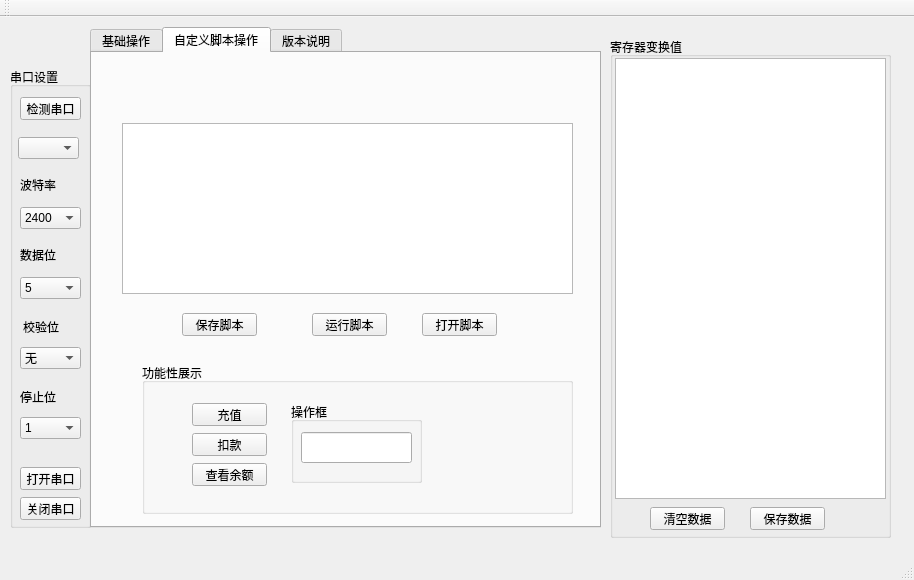
<?xml version="1.0" encoding="UTF-8"?>
<ui version="4.0">
 <class>RFID</class>
 <widget class="QMainWindow" name="RFID">
  <property name="geometry">
   <rect>
    <x>0</x>
    <y>0</y>
    <width>914</width>
    <height>580</height>
   </rect>
  </property>
  <property name="windowTitle">
   <string>RFID</string>
  </property>
  <widget class="QWidget" name="centralWidget">
   <widget class="QGroupBox" name="groupBox">
    <property name="geometry">
     <rect>
      <x>10</x>
      <y>50</y>
      <width>81</width>
      <height>461</height>
     </rect>
    </property>
    <property name="title">
     <string>串口设置</string>
    </property>
    <widget class="QPushButton" name="check_Button">
     <property name="geometry">
      <rect>
       <x>10</x>
       <y>30</y>
       <width>61</width>
       <height>23</height>
      </rect>
     </property>
     <property name="text">
      <string>检测串口</string>
     </property>
    </widget>
    <widget class="QComboBox" name="portBox">
     <property name="geometry">
      <rect>
       <x>8</x>
       <y>70</y>
       <width>61</width>
       <height>22</height>
      </rect>
     </property>
    </widget>
    <widget class="QLabel" name="label">
     <property name="geometry">
      <rect>
       <x>10</x>
       <y>110</y>
       <width>51</width>
       <height>16</height>
      </rect>
     </property>
     <property name="text">
      <string>波特率</string>
     </property>
    </widget>
    <widget class="QComboBox" name="baudRateBox">
     <property name="geometry">
      <rect>
       <x>10</x>
       <y>140</y>
       <width>61</width>
       <height>22</height>
      </rect>
     </property>
     <item>
      <property name="text">
       <string>2400</string>
      </property>
     </item>
     <item>
      <property name="text">
       <string>4800</string>
      </property>
     </item>
     <item>
      <property name="text">
       <string>9600</string>
      </property>
     </item>
     <item>
      <property name="text">
       <string>14400</string>
      </property>
     </item>
     <item>
      <property name="text">
       <string>19200</string>
      </property>
     </item>
     <item>
      <property name="text">
       <string>57600</string>
      </property>
     </item>
    </widget>
    <widget class="QLabel" name="label_2">
     <property name="geometry">
      <rect>
       <x>10</x>
       <y>180</y>
       <width>51</width>
       <height>16</height>
      </rect>
     </property>
     <property name="text">
      <string>数据位</string>
     </property>
    </widget>
    <widget class="QComboBox" name="dataBitsBox">
     <property name="geometry">
      <rect>
       <x>10</x>
       <y>210</y>
       <width>61</width>
       <height>22</height>
      </rect>
     </property>
     <item>
      <property name="text">
       <string>5</string>
      </property>
     </item>
     <item>
      <property name="text">
       <string>6</string>
      </property>
     </item>
     <item>
      <property name="text">
       <string>7</string>
      </property>
     </item>
     <item>
      <property name="text">
       <string>8</string>
      </property>
     </item>
    </widget>
    <widget class="QLabel" name="label_3">
     <property name="geometry">
      <rect>
       <x>13</x>
       <y>250</y>
       <width>51</width>
       <height>20</height>
      </rect>
     </property>
     <property name="text">
      <string>校验位</string>
     </property>
    </widget>
    <widget class="QComboBox" name="parityBox">
     <property name="geometry">
      <rect>
       <x>10</x>
       <y>280</y>
       <width>61</width>
       <height>22</height>
      </rect>
     </property>
     <item>
      <property name="text">
       <string>无</string>
      </property>
     </item>
     <item>
      <property name="text">
       <string>奇</string>
      </property>
     </item>
     <item>
      <property name="text">
       <string>偶</string>
      </property>
     </item>
    </widget>
    <widget class="QLabel" name="label_4">
     <property name="geometry">
      <rect>
       <x>10</x>
       <y>320</y>
       <width>51</width>
       <height>20</height>
      </rect>
     </property>
     <property name="text">
      <string>停止位</string>
     </property>
    </widget>
    <widget class="QComboBox" name="stopBitsBox">
     <property name="geometry">
      <rect>
       <x>10</x>
       <y>350</y>
       <width>61</width>
       <height>22</height>
      </rect>
     </property>
     <item>
      <property name="text">
       <string>1</string>
      </property>
     </item>
     <item>
      <property name="text">
       <string>2</string>
      </property>
     </item>
    </widget>
    <widget class="QPushButton" name="open_Button">
     <property name="geometry">
      <rect>
       <x>10</x>
       <y>400</y>
       <width>61</width>
       <height>23</height>
      </rect>
     </property>
     <property name="text">
      <string>打开串口</string>
     </property>
    </widget>
    <widget class="QPushButton" name="close_Button">
     <property name="geometry">
      <rect>
       <x>10</x>
       <y>430</y>
       <width>61</width>
       <height>23</height>
      </rect>
     </property>
     <property name="text">
      <string>关闭串口</string>
     </property>
    </widget>
   </widget>
   <widget class="QGroupBox" name="groupBox_5">
    <property name="geometry">
     <rect>
      <x>610</x>
      <y>20</y>
      <width>281</width>
      <height>501</height>
     </rect>
    </property>
    <property name="title">
     <string>寄存器变换值</string>
    </property>
    <widget class="QTextBrowser" name="regDisplay">
     <property name="geometry">
      <rect>
       <x>5</x>
       <y>21</y>
       <width>271</width>
       <height>441</height>
      </rect>
     </property>
    </widget>
    <widget class="QPushButton" name="clearDate">
     <property name="geometry">
      <rect>
       <x>40</x>
       <y>470</y>
       <width>75</width>
       <height>23</height>
      </rect>
     </property>
     <property name="text">
      <string>清空数据</string>
     </property>
    </widget>
    <widget class="QPushButton" name="saveDate">
     <property name="geometry">
      <rect>
       <x>140</x>
       <y>470</y>
       <width>75</width>
       <height>23</height>
      </rect>
     </property>
     <property name="text">
      <string>保存数据</string>
     </property>
    </widget>
   </widget>
   <widget class="QTabWidget" name="tabWidget">
    <property name="geometry">
     <rect>
      <x>90</x>
      <y>10</y>
      <width>511</width>
      <height>501</height>
     </rect>
    </property>
    <property name="currentIndex">
     <number>1</number>
    </property>
    <widget class="QWidget" name="tab">
     <attribute name="title">
      <string>基础操作</string>
     </attribute>
     <widget class="QGroupBox" name="groupBox_4">
      <property name="geometry">
       <rect>
        <x>10</x>
        <y>220</y>
        <width>461</width>
        <height>141</height>
       </rect>
      </property>
      <property name="title">
       <string>写 数 据</string>
      </property>
      <widget class="QLabel" name="label_8">
       <property name="geometry">
        <rect>
         <x>10</x>
         <y>20</y>
         <width>91</width>
         <height>16</height>
        </rect>
       </property>
       <property name="text">
        <string>块地址（01-3F）</string>
       </property>
      </widget>
      <widget class="QLabel" name="label_9">
       <property name="geometry">
        <rect>
         <x>10</x>
         <y>50</y>
         <width>91</width>
         <height>16</height>
        </rect>
       </property>
       <property name="text">
        <string>密    钥    A</string>
       </property>
      </widget>
      <widget class="QLabel" name="label_10">
       <property name="geometry">
        <rect>
         <x>10</x>
         <y>80</y>
         <width>81</width>
         <height>21</height>
        </rect>
       </property>
       <property name="text">
        <string>数         据</string>
       </property>
      </widget>
      <widget class="QLineEdit" name="address2">
       <property name="geometry">
        <rect>
         <x>110</x>
         <y>20</y>
         <width>41</width>
         <height>20</height>
        </rect>
       </property>
      </widget>
      <widget class="QLineEdit" name="keyA1_2">
       <property name="geometry">
        <rect>
         <x>110</x>
         <y>50</y>
         <width>31</width>
         <height>20</height>
        </rect>
       </property>
      </widget>
      <widget class="QLineEdit" name="keyA2_2">
       <property name="geometry">
        <rect>
         <x>140</x>
         <y>50</y>
         <width>31</width>
         <height>20</height>
        </rect>
       </property>
      </widget>
      <widget class="QLineEdit" name="keyA3_2">
       <property name="geometry">
        <rect>
         <x>170</x>
         <y>50</y>
         <width>31</width>
         <height>20</height>
        </rect>
       </property>
      </widget>
      <widget class="QLineEdit" name="keyA4_2">
       <property name="geometry">
        <rect>
         <x>200</x>
         <y>50</y>
         <width>31</width>
         <height>20</height>
        </rect>
       </property>
      </widget>
      <widget class="QLineEdit" name="keyA5_2">
       <property name="geometry">
        <rect>
         <x>230</x>
         <y>50</y>
         <width>31</width>
         <height>20</height>
        </rect>
       </property>
      </widget>
      <widget class="QLineEdit" name="keyA6_2">
       <property name="geometry">
        <rect>
         <x>260</x>
         <y>50</y>
         <width>31</width>
         <height>21</height>
        </rect>
       </property>
      </widget>
      <widget class="QLineEdit" name="wData1">
       <property name="geometry">
        <rect>
         <x>110</x>
         <y>80</y>
         <width>21</width>
         <height>20</height>
        </rect>
       </property>
      </widget>
      <widget class="QLineEdit" name="wData4">
       <property name="geometry">
        <rect>
         <x>170</x>
         <y>80</y>
         <width>21</width>
         <height>20</height>
        </rect>
       </property>
      </widget>
      <widget class="QLineEdit" name="wData3">
       <property name="geometry">
        <rect>
         <x>150</x>
         <y>80</y>
         <width>21</width>
         <height>20</height>
        </rect>
       </property>
      </widget>
      <widget class="QLineEdit" name="wData5">
       <property name="geometry">
        <rect>
         <x>190</x>
         <y>80</y>
         <width>21</width>
         <height>20</height>
        </rect>
       </property>
      </widget>
      <widget class="QLineEdit" name="wData2">
       <property name="geometry">
        <rect>
         <x>130</x>
         <y>80</y>
         <width>21</width>
         <height>20</height>
        </rect>
       </property>
      </widget>
      <widget class="QLineEdit" name="wData6">
       <property name="geometry">
        <rect>
         <x>210</x>
         <y>80</y>
         <width>21</width>
         <height>20</height>
        </rect>
       </property>
      </widget>
      <widget class="QLineEdit" name="wData8">
       <property name="geometry">
        <rect>
         <x>250</x>
         <y>80</y>
         <width>21</width>
         <height>20</height>
        </rect>
       </property>
      </widget>
      <widget class="QLineEdit" name="wData11">
       <property name="geometry">
        <rect>
         <x>310</x>
         <y>80</y>
         <width>21</width>
         <height>20</height>
        </rect>
       </property>
      </widget>
      <widget class="QLineEdit" name="wData10">
       <property name="geometry">
        <rect>
         <x>290</x>
         <y>80</y>
         <width>21</width>
         <height>20</height>
        </rect>
       </property>
      </widget>
      <widget class="QLineEdit" name="wData12">
       <property name="geometry">
        <rect>
         <x>330</x>
         <y>80</y>
         <width>21</width>
         <height>20</height>
        </rect>
       </property>
      </widget>
      <widget class="QLineEdit" name="wData7">
       <property name="geometry">
        <rect>
         <x>230</x>
         <y>80</y>
         <width>21</width>
         <height>20</height>
        </rect>
       </property>
      </widget>
      <widget class="QLineEdit" name="wData9">
       <property name="geometry">
        <rect>
         <x>270</x>
         <y>80</y>
         <width>21</width>
         <height>20</height>
        </rect>
       </property>
      </widget>
      <widget class="QLineEdit" name="wData16">
       <property name="geometry">
        <rect>
         <x>410</x>
         <y>80</y>
         <width>21</width>
         <height>20</height>
        </rect>
       </property>
      </widget>
      <widget class="QLineEdit" name="wData14">
       <property name="geometry">
        <rect>
         <x>370</x>
         <y>80</y>
         <width>21</width>
         <height>20</height>
        </rect>
       </property>
      </widget>
      <widget class="QLineEdit" name="wData15">
       <property name="geometry">
        <rect>
         <x>390</x>
         <y>80</y>
         <width>21</width>
         <height>20</height>
        </rect>
       </property>
      </widget>
      <widget class="QLineEdit" name="wData13">
       <property name="geometry">
        <rect>
         <x>350</x>
         <y>80</y>
         <width>21</width>
         <height>20</height>
        </rect>
       </property>
      </widget>
      <widget class="QPushButton" name="writeData_Button">
       <property name="geometry">
        <rect>
         <x>10</x>
         <y>110</y>
         <width>75</width>
         <height>23</height>
        </rect>
       </property>
       <property name="text">
        <string>写数据</string>
       </property>
      </widget>
      <widget class="QLabel" name="label_11">
       <property name="geometry">
        <rect>
         <x>170</x>
         <y>20</y>
         <width>161</width>
         <height>16</height>
        </rect>
       </property>
       <property name="text">
        <string>（不包括：03+4*i,i[1,15]）</string>
       </property>
      </widget>
     </widget>
     <widget class="QGroupBox" name="groupBox_3">
      <property name="geometry">
       <rect>
        <x>10</x>
        <y>70</y>
        <width>461</width>
        <height>141</height>
       </rect>
      </property>
      <property name="title">
       <string>读 数 据</string>
      </property>
      <widget class="QLabel" name="label_5">
       <property name="geometry">
        <rect>
         <x>10</x>
         <y>20</y>
         <width>91</width>
         <height>16</height>
        </rect>
       </property>
       <property name="text">
        <string>块地址（00-3F）</string>
       </property>
      </widget>
      <widget class="QLabel" name="label_6">
       <property name="geometry">
        <rect>
         <x>10</x>
         <y>50</y>
         <width>91</width>
         <height>16</height>
        </rect>
       </property>
       <property name="text">
        <string>密    钥    A</string>
       </property>
      </widget>
      <widget class="QLabel" name="label_7">
       <property name="geometry">
        <rect>
         <x>10</x>
         <y>80</y>
         <width>81</width>
         <height>21</height>
        </rect>
       </property>
       <property name="text">
        <string>数         据</string>
       </property>
      </widget>
      <widget class="QLineEdit" name="address1">
       <property name="geometry">
        <rect>
         <x>110</x>
         <y>20</y>
         <width>41</width>
         <height>20</height>
        </rect>
       </property>
      </widget>
      <widget class="QLineEdit" name="keyA1">
       <property name="geometry">
        <rect>
         <x>110</x>
         <y>50</y>
         <width>31</width>
         <height>20</height>
        </rect>
       </property>
      </widget>
      <widget class="QLineEdit" name="keyA2">
       <property name="geometry">
        <rect>
         <x>140</x>
         <y>50</y>
         <width>31</width>
         <height>20</height>
        </rect>
       </property>
      </widget>
      <widget class="QLineEdit" name="keyA3">
       <property name="geometry">
        <rect>
         <x>170</x>
         <y>50</y>
         <width>31</width>
         <height>20</height>
        </rect>
       </property>
      </widget>
      <widget class="QLineEdit" name="keyA4">
       <property name="geometry">
        <rect>
         <x>200</x>
         <y>50</y>
         <width>31</width>
         <height>20</height>
        </rect>
       </property>
      </widget>
      <widget class="QLineEdit" name="keyA5">
       <property name="geometry">
        <rect>
         <x>230</x>
         <y>50</y>
         <width>31</width>
         <height>20</height>
        </rect>
       </property>
      </widget>
      <widget class="QLineEdit" name="keyA6">
       <property name="geometry">
        <rect>
         <x>260</x>
         <y>50</y>
         <width>31</width>
         <height>20</height>
        </rect>
       </property>
      </widget>
      <widget class="QLineEdit" name="rData1">
       <property name="geometry">
        <rect>
         <x>110</x>
         <y>80</y>
         <width>21</width>
         <height>20</height>
        </rect>
       </property>
      </widget>
      <widget class="QLineEdit" name="rData4">
       <property name="geometry">
        <rect>
         <x>170</x>
         <y>80</y>
         <width>21</width>
         <height>20</height>
        </rect>
       </property>
      </widget>
      <widget class="QLineEdit" name="rData3">
       <property name="geometry">
        <rect>
         <x>150</x>
         <y>80</y>
         <width>21</width>
         <height>20</height>
        </rect>
       </property>
      </widget>
      <widget class="QLineEdit" name="rData5">
       <property name="geometry">
        <rect>
         <x>190</x>
         <y>80</y>
         <width>21</width>
         <height>20</height>
        </rect>
       </property>
      </widget>
      <widget class="QLineEdit" name="rData2">
       <property name="geometry">
        <rect>
         <x>130</x>
         <y>80</y>
         <width>21</width>
         <height>20</height>
        </rect>
       </property>
      </widget>
      <widget class="QLineEdit" name="rData6">
       <property name="geometry">
        <rect>
         <x>210</x>
         <y>80</y>
         <width>21</width>
         <height>20</height>
        </rect>
       </property>
      </widget>
      <widget class="QLineEdit" name="rData8">
       <property name="geometry">
        <rect>
         <x>250</x>
         <y>80</y>
         <width>21</width>
         <height>20</height>
        </rect>
       </property>
      </widget>
      <widget class="QLineEdit" name="rData11">
       <property name="geometry">
        <rect>
         <x>310</x>
         <y>80</y>
         <width>21</width>
         <height>20</height>
        </rect>
       </property>
      </widget>
      <widget class="QLineEdit" name="rData10">
       <property name="geometry">
        <rect>
         <x>290</x>
         <y>80</y>
         <width>21</width>
         <height>20</height>
        </rect>
       </property>
      </widget>
      <widget class="QLineEdit" name="rData12">
       <property name="geometry">
        <rect>
         <x>330</x>
         <y>80</y>
         <width>21</width>
         <height>20</height>
        </rect>
       </property>
      </widget>
      <widget class="QLineEdit" name="rData7">
       <property name="geometry">
        <rect>
         <x>230</x>
         <y>80</y>
         <width>21</width>
         <height>20</height>
        </rect>
       </property>
      </widget>
      <widget class="QLineEdit" name="rData9">
       <property name="geometry">
        <rect>
         <x>270</x>
         <y>80</y>
         <width>21</width>
         <height>20</height>
        </rect>
       </property>
      </widget>
      <widget class="QLineEdit" name="rData16">
       <property name="geometry">
        <rect>
         <x>410</x>
         <y>80</y>
         <width>21</width>
         <height>20</height>
        </rect>
       </property>
      </widget>
      <widget class="QLineEdit" name="rData14">
       <property name="geometry">
        <rect>
         <x>370</x>
         <y>80</y>
         <width>21</width>
         <height>20</height>
        </rect>
       </property>
      </widget>
      <widget class="QLineEdit" name="rData15">
       <property name="geometry">
        <rect>
         <x>390</x>
         <y>80</y>
         <width>21</width>
         <height>20</height>
        </rect>
       </property>
      </widget>
      <widget class="QLineEdit" name="rData13">
       <property name="geometry">
        <rect>
         <x>350</x>
         <y>80</y>
         <width>21</width>
         <height>20</height>
        </rect>
       </property>
      </widget>
      <widget class="QPushButton" name="readData_Button">
       <property name="geometry">
        <rect>
         <x>10</x>
         <y>110</y>
         <width>75</width>
         <height>23</height>
        </rect>
       </property>
       <property name="text">
        <string>读数据</string>
       </property>
      </widget>
     </widget>
     <widget class="QGroupBox" name="groupBox_2">
      <property name="geometry">
       <rect>
        <x>10</x>
        <y>10</y>
        <width>451</width>
        <height>51</height>
       </rect>
      </property>
      <property name="title">
       <string>读卡</string>
      </property>
      <widget class="QLineEdit" name="card1">
       <property name="geometry">
        <rect>
         <x>140</x>
         <y>20</y>
         <width>31</width>
         <height>20</height>
        </rect>
       </property>
      </widget>
      <widget class="QLineEdit" name="card2">
       <property name="geometry">
        <rect>
         <x>170</x>
         <y>20</y>
         <width>31</width>
         <height>20</height>
        </rect>
       </property>
      </widget>
      <widget class="QLineEdit" name="card3">
       <property name="geometry">
        <rect>
         <x>200</x>
         <y>20</y>
         <width>31</width>
         <height>20</height>
        </rect>
       </property>
      </widget>
      <widget class="QLineEdit" name="card4">
       <property name="geometry">
        <rect>
         <x>230</x>
         <y>20</y>
         <width>31</width>
         <height>20</height>
        </rect>
       </property>
      </widget>
      <widget class="QPushButton" name="readCard_Button">
       <property name="geometry">
        <rect>
         <x>40</x>
         <y>20</y>
         <width>75</width>
         <height>23</height>
        </rect>
       </property>
       <property name="text">
        <string>读卡号</string>
       </property>
      </widget>
      <widget class="QLineEdit" name="testl">
       <property name="geometry">
        <rect>
         <x>280</x>
         <y>20</y>
         <width>91</width>
         <height>20</height>
        </rect>
       </property>
      </widget>
      <widget class="QPushButton" name="clear_Button">
       <property name="geometry">
        <rect>
         <x>380</x>
         <y>20</y>
         <width>61</width>
         <height>23</height>
        </rect>
       </property>
       <property name="text">
        <string>清空</string>
       </property>
      </widget>
     </widget>
     <widget class="QGroupBox" name="groupBox_6">
      <property name="geometry">
       <rect>
        <x>10</x>
        <y>370</y>
        <width>461</width>
        <height>80</height>
       </rect>
      </property>
      <property name="title">
       <string>简单操作</string>
      </property>
      <widget class="QPushButton" name="initRc522_Butten">
       <property name="geometry">
        <rect>
         <x>30</x>
         <y>20</y>
         <width>75</width>
         <height>23</height>
        </rect>
       </property>
       <property name="text">
        <string>初始化</string>
       </property>
      </widget>
      <widget class="QPushButton" name="openMast_Butten">
       <property name="geometry">
        <rect>
         <x>230</x>
         <y>20</y>
         <width>75</width>
         <height>23</height>
        </rect>
       </property>
       <property name="text">
        <string>打开天线</string>
       </property>
      </widget>
      <widget class="QPushButton" name="findCard_Butten">
       <property name="geometry">
        <rect>
         <x>130</x>
         <y>20</y>
         <width>75</width>
         <height>23</height>
        </rect>
       </property>
       <property name="text">
        <string>询卡</string>
       </property>
      </widget>
      <widget class="QPushButton" name="closeMast_Butten">
       <property name="geometry">
        <rect>
         <x>330</x>
         <y>20</y>
         <width>75</width>
         <height>23</height>
        </rect>
       </property>
       <property name="text">
        <string>关闭天线</string>
       </property>
      </widget>
     </widget>
    </widget>
    <widget class="QWidget" name="tab_2">
     <attribute name="title">
      <string>自定义脚本操作</string>
     </attribute>
     <widget class="QPushButton" name="openScriptButten">
      <property name="geometry">
       <rect>
        <x>330</x>
        <y>260</y>
        <width>75</width>
        <height>23</height>
       </rect>
      </property>
      <property name="text">
       <string>打开脚本</string>
      </property>
     </widget>
     <widget class="QPushButton" name="saveScriptButten">
      <property name="geometry">
       <rect>
        <x>90</x>
        <y>260</y>
        <width>75</width>
        <height>23</height>
       </rect>
      </property>
      <property name="text">
       <string>保存脚本</string>
      </property>
     </widget>
     <widget class="QPushButton" name="runScriptButten">
      <property name="geometry">
       <rect>
        <x>220</x>
        <y>260</y>
        <width>75</width>
        <height>23</height>
       </rect>
      </property>
      <property name="text">
       <string>运行脚本</string>
      </property>
     </widget>
     <widget class="QPlainTextEdit" name="showScript">
      <property name="geometry">
       <rect>
        <x>30</x>
        <y>70</y>
        <width>451</width>
        <height>171</height>
       </rect>
      </property>
     </widget>
     <widget class="QGroupBox" name="groupBox_7">
      <property name="geometry">
       <rect>
        <x>50</x>
        <y>310</y>
        <width>431</width>
        <height>151</height>
       </rect>
      </property>
      <property name="title">
       <string>功能性展示</string>
      </property>
      <widget class="QPushButton" name="addMoneyButten">
       <property name="geometry">
        <rect>
         <x>50</x>
         <y>40</y>
         <width>75</width>
         <height>23</height>
        </rect>
       </property>
       <property name="text">
        <string>充值</string>
       </property>
      </widget>
      <widget class="QPushButton" name="subMoneyButten">
       <property name="geometry">
        <rect>
         <x>50</x>
         <y>70</y>
         <width>75</width>
         <height>23</height>
        </rect>
       </property>
       <property name="text">
        <string>扣款</string>
       </property>
      </widget>
      <widget class="QPushButton" name="pushButton">
       <property name="geometry">
        <rect>
         <x>50</x>
         <y>100</y>
         <width>75</width>
         <height>23</height>
        </rect>
       </property>
       <property name="text">
        <string>查看余额</string>
       </property>
      </widget>
      <widget class="QGroupBox" name="groupBox_8">
       <property name="geometry">
        <rect>
         <x>149</x>
         <y>39</y>
         <width>131</width>
         <height>81</height>
        </rect>
       </property>
       <property name="title">
        <string>操作框</string>
       </property>
       <widget class="QLineEdit" name="showMoney">
        <property name="geometry">
         <rect>
          <x>10</x>
          <y>30</y>
          <width>111</width>
          <height>31</height>
         </rect>
        </property>
       </widget>
      </widget>
     </widget>
    </widget>
    <widget class="QWidget" name="tab_3">
     <attribute name="title">
      <string>版本说明</string>
     </attribute>
    </widget>
   </widget>
  </widget>
  <widget class="QMenuBar" name="menuBar">
   <property name="geometry">
    <rect>
     <x>0</x>
     <y>0</y>
     <width>914</width>
     <height>23</height>
    </rect>
   </property>
  </widget>
  <widget class="QToolBar" name="mainToolBar">
   <attribute name="toolBarArea">
    <enum>TopToolBarArea</enum>
   </attribute>
   <attribute name="toolBarBreak">
    <bool>false</bool>
   </attribute>
  </widget>
  <widget class="QStatusBar" name="statusBar"/>
 </widget>
 <layoutdefault spacing="6" margin="11"/>
 <resources/>
 <connections/>
</ui>
